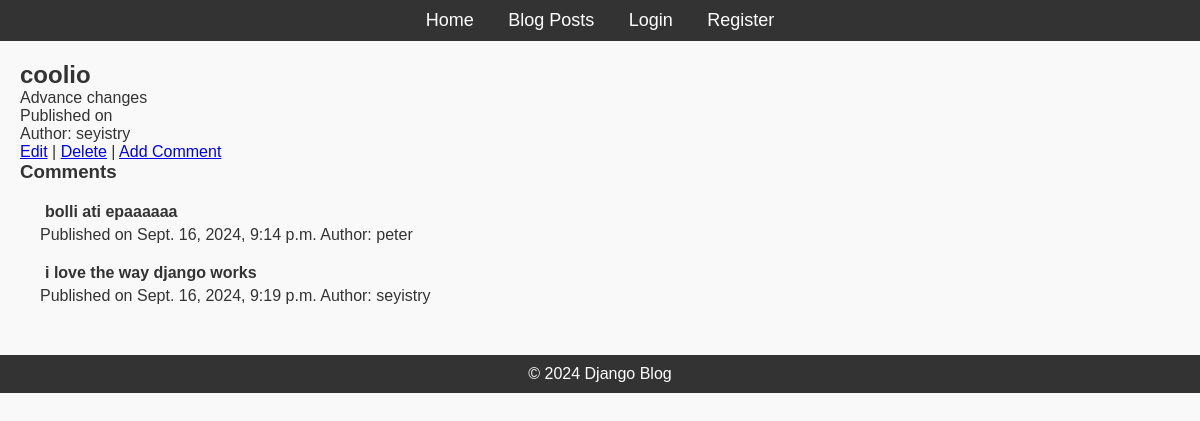
Page /blog/post/13 on the committed database.
### blog/models.py (models this page shows, shortened)
class Post(models.Model):
    title = models.CharField(max_length=200)
    content = models.TextField()
    published_date = models.DateTimeField(auto_now_add=True)
    author = models.ForeignKey(User, on_delete=models.CASCADE)
    post_tags = TaggableManager()

class Comment(models.Model):
    post = models.ForeignKey(
        Post, on_delete=models.CASCADE, related_name='comments')
    author = models.ForeignKey(User, on_delete=models.CASCADE)
    content = models.TextField()
    created_at = models.DateTimeField(auto_now_add=True)
    updated_at = models.DateTimeField(auto_now=True)

### blog/views.py (the view)
# urls.py: path('post/<int:pk>', views.postDetailView.as_view(), name='post_detail'),
class postDetailView(DetailView):
    model = Post
    template_name = 'blog/post_detail.html'

### blog/templates/blog/post_detail.html (shortened to what this page needs)
{% extends 'blog/base.html' %}
{% block content %}
	<h2>{{ post.title }}</h2>
	<p>{{ post.content }}</p>
	<p>Published on {{ post.date_published }}</p>
	<p>Author: {{ post.author }}</p>
	<a href="{% url 'post_edit' post.id %}">Edit</a>
	<span> | </span>
	<a href="{% url 'post_delete' post.id %}">Delete</a>
	<span> | </span>
	<a href="{% url 'comment_new' post.id %}">Add Comment</a>
	<h3>Comments</h3>
	{% for comment in post.comments.all %}
	<div style="padding-left: 20px; margin-top: 20px;">
	 	<h4 style="margin: 5px">{{ comment.content }}</h4>
		<span>Published on {{ comment.created_at }}</span>
		<span>Author: {{ comment.author }}</span>
	</div>
	{% endfor %}
{% endblock %}

### blog/static/css/styles.css (style rules this page uses)
* { margin: 0; padding: 0; box-sizing: border-box; }
body { font-family: Arial, sans-serif; background-color: #f9f9f9; color: #333; }

### rows in the picture
Post: title "coolio", content "Advance changes", author "seyistry"
Comment: content "bolli ati epaaaaaa", created_at "Sept. 16, 2024, 9:14 p.m.", author "peter"
Comment: content "i love the way django works", created_at "Sept. 16, 2024, 9:19 p.m.", author "seyistry"
